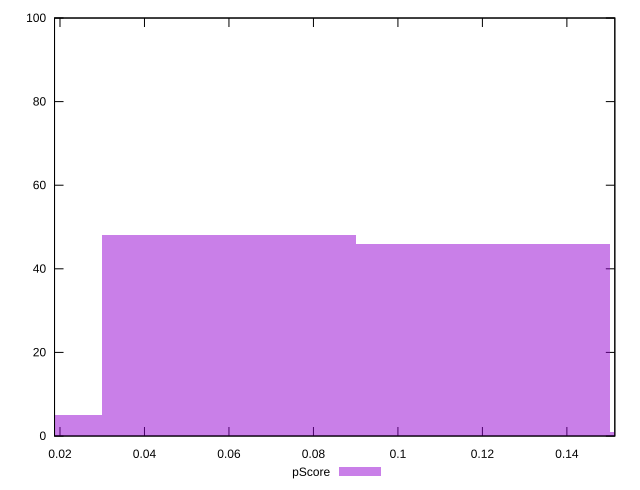

Generate this figure with gnuplot:
reset

$pScore <<EOF
0 5
0.060067573558975594 48
0.12013514711795119 46
0.18020272067692678 1
EOF

set key outside below
set boxwidth 0.060067573558975594
set xrange [0.01870845462365861:0.15134781744333908]
set yrange [0:100]
set trange [0:100]
set style fill transparent solid 0.5 noborder
set terminal svg size 640, 490 enhanced background rgb 'white'
set output "report_00021_2021-02-20T09:16:39.615Z/max-potential-fid/samples/pages/pScore/histogram.svg"

plot $pScore title "pScore" with boxes

reset
